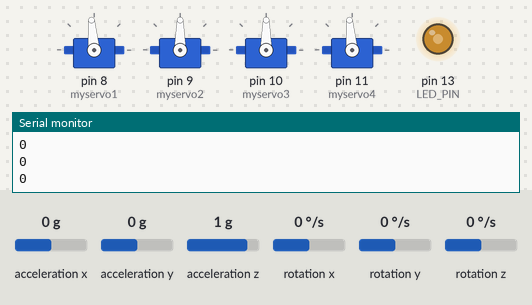
The sketch below on a simulated Arduino Uno, built with avr-gcc and run on an emulated ATmega328P. On the bench: 4 × servo, output pins drawn as LEDs (lit = HIGH), the last lines printed to the serial monitor. The inputs (shaded band) are chosen by the test bench; at power-on: acceleration x 0 g, acceleration y 0 g, acceleration z 1 g, rotation x 0 °/s, rotation y 0 °/s, rotation z 0 °/s.

Above: at 1.2 s.
1.3 s: acceleration x set to -1.4 g
At 2.61 s:
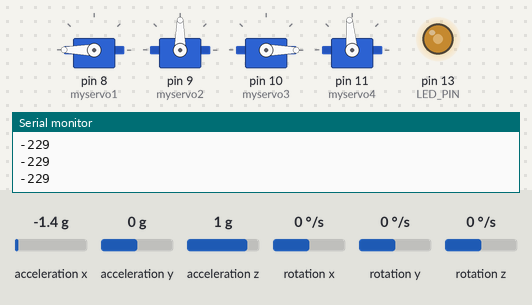
4.3 s: acceleration y set to -1.4 g
At 4.5 s:
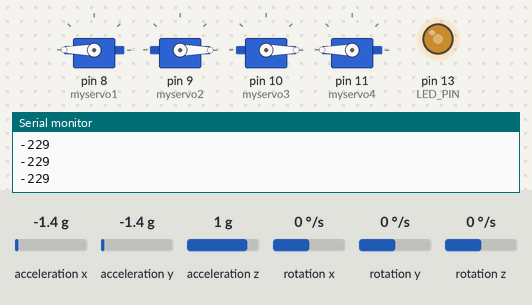
7.3 s: acceleration x set to -0.8 g
At 9.13 s:
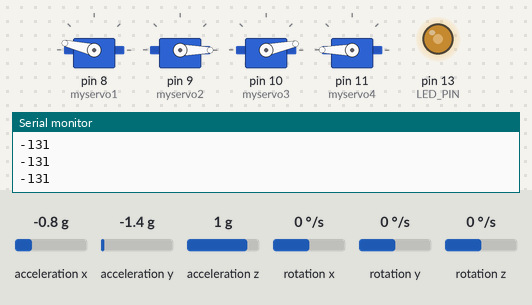
10.3 s: acceleration y set to -0.8 g
At 10.49 s:
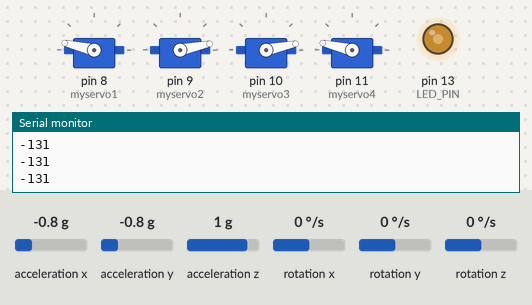
13.3 s: acceleration x set to 0.8 g
At 13.46 s:
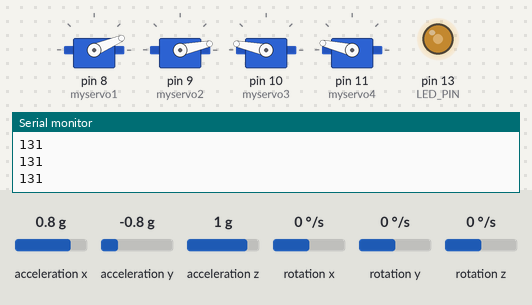
16.3 s: acceleration y set to 0 g
At 16.58 s:
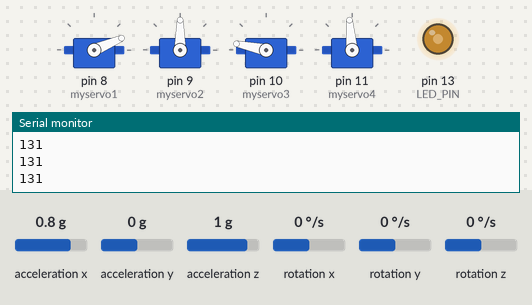
Timing chart, 0 to 20.3 s (numbered marks = the images above; inputs shaded):
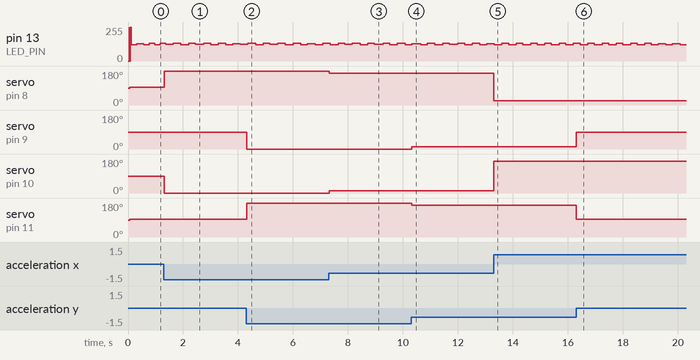

Measured:
- after the input at 1.3 s, servo on pin 8 (myservo1): 95° → 180° at once; servo on pin 10 (myservo3): 90° → 0° at once
- after the input at 4.3 s, servo on pin 9 (myservo2): 90° → 0° at once; servo on pin 11 (myservo4): 95° → 180° at once
- after the input at 7.3 s, servo on pin 8 (myservo1): 180° → 167° at once; servo on pin 10 (myservo3): 0° → 12° at once
- after the input at 10.3 s, servo on pin 9 (myservo2): 0° → 12° at once; servo on pin 11 (myservo4): 180° → 167° at once
- after the input at 13.3 s, servo on pin 8 (myservo1): 167° → 23° at once; servo on pin 10 (myservo3): 12° → 168° at once
- after the input at 16.3 s, servo on pin 9 (myservo2): 12° → 90° at once; servo on pin 11 (myservo4): 167° → 95° at once

The sketch:

pingtai.ino
```cpp
#include "I2Cdev.h"
#include "Wire.h"
#include "MPU6050.h"
#include <Servo.h>

Servo myservo1;
Servo myservo2;
Servo myservo3;
Servo myservo4;

MPU6050 accelgyro;

int16_t ax, ay, az;
int16_t gx, gy, gz;
int mind = 40;
int maxd = 130;

#define LED_PIN 13
bool blinkState = false;

void setup() {
  // join I2C bus (I2Cdev library doesn't do this automatically)
  Wire.begin();

  // initialize serial communication
  // (38400 chosen because it works as well at 8MHz as it does at 16MHz, but
  // it's really up to you depending on your project)
  Serial.begin(9600);

  // initialize device
  Serial.println("Initializing I2C devices...");
  accelgyro.initialize();

  // verify connection
  Serial.println("Testing device connections...");
  Serial.println(accelgyro.testConnection() ? "MPU6050 connection successful" : "MPU6050 connection failed");

  // configure Arduino LED for
  pinMode(LED_PIN, OUTPUT);

  myservo1.attach(8);
  myservo2.attach(9);
  myservo3.attach(10);
  myservo4.attach(11);

}

void servomin()
{
  myservo1.write(mind);
  myservo2.write(mind);
  myservo3.write(mind);
  myservo4.write(mind);
  delay(100);
}
void servomax()
{
  myservo1.write(maxd);
  myservo2.write(maxd);
  myservo3.write(maxd);
  myservo4.write(maxd);
  delay(100);
}

void servowork(int x, int y)
{

  int servo1 = map(x, -100, 100, 150, 40);
  int servo3 = map(x, -100, 100, 30, 150);
  int servo2 = map(y, -100, 100, 30, 150);
  int servo4 = map(y, -100, 100, 150, 40);
  myservo1.write(servo1);
  myservo3.write(servo3);
  ///////////////////x
  myservo2.write(servo2);
  myservo4.write(servo4);
  /////////////y
  Serial.println(x);


  //myservo1.write(servo1);
  // myservo3.write(servo3);
  //servomin();
  // servomax();

}
void mpu()
{
  // read raw accel/gyro measurements from device
  accelgyro.getMotion6(&ax, &ay, &az, &gx, &gy, &gz);

  // these methods (and a few others) are also available
  //accelgyro.getAcceleration(&ax, &ay, &az);
  //accelgyro.getRotation(&gx, &gy, &gz);

  // display tab-separated accel/gyro x/y/z values
  // Serial.print("a/g:\t");
  // Serial.println(ax / 100);// Serial.print("\t");
  // Serial.print(ay / 100); Serial.print("\t");
  // Serial.print(az/100); Serial.print("\t");
  //Serial.print(gx/100); Serial.print("\t");
  //Serial.print(gy/100); Serial.print("\t");
  // Serial.println(gz/100);
  delay(5);
  // blink LED to indicate activity
  blinkState = !blinkState;
  digitalWrite(LED_PIN, blinkState);

}

void loop() {
  mpu();
  servowork(ax / 100, ay / 100);
}
```
